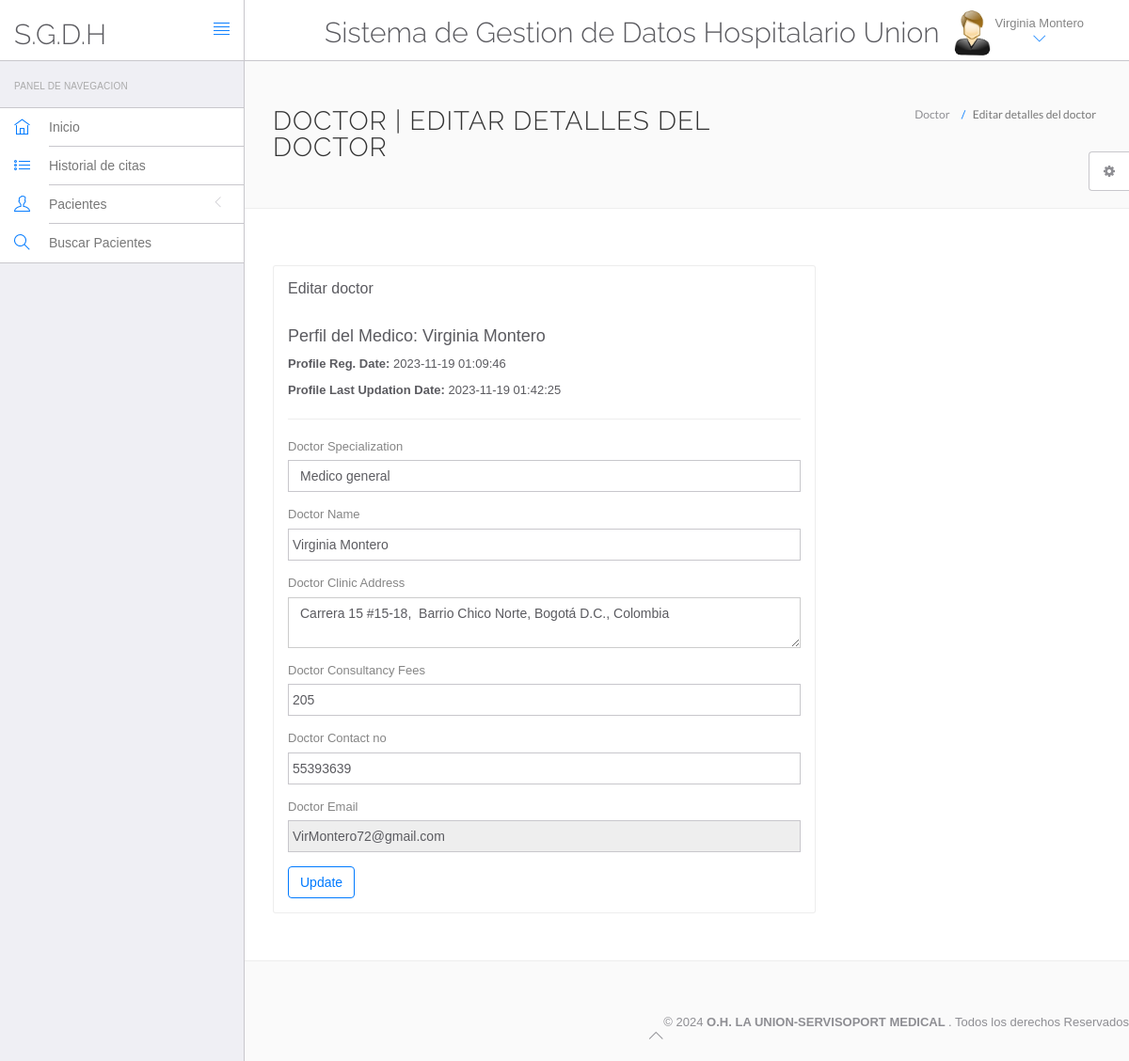
/hms/doctor/edit-profile.php (signed in), run on the app's committed database.
### tables this page shows
CREATE TABLE `doctors` (
  `id` int(11) NOT NULL,
  `specilization` varchar(255) DEFAULT NULL,
  `doctorName` varchar(255) DEFAULT NULL,
  `address` longtext,
  `docFees` varchar(255) DEFAULT NULL,
  `contactno` bigint(11) DEFAULT NULL,
  `docEmail` varchar(255) DEFAULT NULL,
  `password` varchar(255) DEFAULT NULL,
  `creationDate` timestamp NULL DEFAULT CURRENT_TIMESTAMP,
  `updationDate` timestamp NULL DEFAULT NULL ON UPDATE CURRENT_TIMESTAMP
);

### hms/doctor/edit-profile.php (the view, shortened to what this page needs)
<?php
include('include/config.php');
?>
<!DOCTYPE html>
<html lang="en">
	<head>
		<link rel="stylesheet" href="vendor/bootstrap/css/bootstrap.min.css">
		<link rel="stylesheet" href="vendor/fontawesome/css/font-awesome.min.css">
		<link rel="stylesheet" href="vendor/themify-icons/themify-icons.min.css">
		<link href="vendor/animate.css/animate.min.css" rel="stylesheet" media="screen">
		<link href="vendor/perfect-scrollbar/perfect-scrollbar.min.css" rel="stylesheet" media="screen">
		<link href="vendor/switchery/switchery.min.css" rel="stylesheet" media="screen">
		<link href="vendor/bootstrap-touchspin/jquery.bootstrap-touchspin.min.css" rel="stylesheet" media="screen">
		<link href="vendor/select2/select2.min.css" rel="stylesheet" media="screen">
		<link href="vendor/bootstrap-datepicker/bootstrap-datepicker3.standalone.min.css" rel="stylesheet" media="screen">
		<link href="vendor/bootstrap-timepicker/bootstrap-timepicker.min.css" rel="stylesheet" media="screen">
		<link rel="stylesheet" href="assets/css/styles.css">
		<link rel="stylesheet" href="assets/css/plugins.css">
		<link rel="stylesheet" href="assets/css/themes/theme-1.css" id="skin_color" />
	</head>
	<body>
		<div id="app">
<?php include('include/sidebar.php');?>
			<div class="app-content">
				<?php include('include/header.php');?>
				<div class="main-content" >
					<div class="wrap-content container" id="container">
						<section id="page-title">
							<div class="row">
								<div class="col-sm-8">
									<h1 class="mainTitle">Doctor | Editar detalles del doctor</h1>
																	</div>
								<ol class="breadcrumb">
									<li>
										<span>Doctor</span>
									</li>
									<li class="active">
										<span>Editar detalles del doctor</span>
									</li>
								</ol>
							</div>
						</section>
						<div class="container-fluid container-fullw bg-white">
							<div class="row">
								<div class="col-md-12">
									<div class="row margin-top-30">
										<div class="col-lg-8 col-md-12">
											<div class="panel panel-white">
												<div class="panel-heading">
													<h5 class="panel-title">Editar doctor</h5>
												</div>
												<div class="panel-body">
									<?php $sql=mysqli_query($con,"select * from doctors where docEmail='".$_SESSION['dlogin']."'");
while($data=mysqli_fetch_array($sql))
{
?>
<h4> Perfil del Medico: <?php echo htmlentities($data['doctorName']);?></h4>
<p><b>Profile Reg. Date: </b><?php echo htmlentities($data['creationDate']);?></p>
<?php if($data['updationDate']){?>
<p><b>Profile Last Updation Date: </b><?php echo htmlentities($data['updationDate']);?></p>
<?php } ?>
<hr />
													<form role="form" name="adddoc" method="post" onSubmit="return valid();">
														<div class="form-group">
															<label for="DoctorSpecialization">
																Doctor Specialization
															</label>
							<select name="Doctorspecialization" class="form-control" required="required">
					<option value="<?php echo htmlentities($data['specilization']);?>">
					<?php echo htmlentities($data['specilization']);?></option>
															</select>
														</div>
<div class="form-group">
															<label for="doctorname">
																 Doctor Name
															</label>
	<input type="text" name="docname" class="form-control" value="<?php echo htmlentities($data['doctorName']);?>" >
														</div>
<div class="form-group">
															<label for="address">
																 Doctor Clinic Address
															</label>
					<textarea name="clinicaddress" class="form-control"><?php echo htmlentities($data['address']);?></textarea>
														</div>
<div class="form-group">
															<label for="fess">
																 Doctor Consultancy Fees
															</label>
		<input type="text" name="docfees" class="form-control" required="required"  value="<?php echo htmlentities($data['docFees']);?>" >
														</div>
<div class="form-group">
									<label for="fess">
																 Doctor Contact no
															</label>
					<input type="text" name="doccontact" class="form-control" required="required"  value="<?php echo htmlentities($data['contactno']);?>">
														</div>
<div class="form-group">
									<label for="fess">
																 Doctor Email
															</label>
					<input type="email" name="docemail" class="form-control"  readonly="readonly"  value="<?php echo htmlentities($data['docEmail']);?>">
														</div>
														<?php } ?>
														<button type="submit" name="submit" class="btn btn-o btn-primary">
															Update
														</button>
													</form>
												</div>
											</div>
										</div>
											</div>
										</div>
								</div>
					</div>
				</div>
			</div>
	<?php include('include/footer.php');?>
	<?php include('include/setting.php');?>
		</div>
	</body>
</html>

### hms/doctor/include/header.php (shortened to what this page needs)
<header class="navbar navbar-default navbar-static-top">
					<div class="navbar-header">
						<a class="navbar-brand" href="#">
							<h2 style="padding-top:20% ">S.G.D.H</h2>
						</a>
						<a href="#" class="sidebar-toggler pull-right visible-md visible-lg" data-toggle-class="app-sidebar-closed" data-toggle-target="#app">
							<i class="ti-align-justify"></i>
						</a>
					</div>
					<div class="navbar-collapse collapse">
						<ul class="nav navbar-right">
								<li  style="padding-top:2% ">
								<h2>Sistema de Gestion de Datos Hospitalario Union</h2>
							</li>
							<li class="dropdown current-user">
								<a href class="dropdown-toggle" data-toggle="dropdown">
									<img src="assets/images/images.jpg" > <span class="username">
									<?php $query=mysqli_query($con,"select doctorName from doctors where id='".$_SESSION['id']."'");
while($row=mysqli_fetch_array($query))
{
	echo $row['doctorName'];
}
									?> <i class="ti-angle-down"></i></i></span>
								</a>
							</li>
						</ul>
					</div>
				</header>

### hms/doctor/assets/css/themes/theme-1.css (style rules this page uses)
body { background: #FAFAFA; }
header .navbar-header { background: #ffffff !important; border-right-color: #c8c7cc !important; border-bottom-color: #c8c7cc !important; }
header .navbar-header .sidebar-toggler, header .navbar-header .sidebar-mobile-toggler { color: #007aff !important; }
header .navbar-header .navbar-brand { color: #777 !important; }
header .navbar-collapse { background: #ffffff !important; border-bottom-color: #c8c7cc !important; box-shadow: none !important; }
header .navbar-collapse .navbar-right > li > a { color: #777; }
header .navbar-collapse .navbar-right > li > a i { color: #007aff !important; }

### data on the page
doctors: doctorName "Virginia Montero", creationDate "2023-11-19 01:09:46", updationDate "2023-11-19 01:42:25", Doctorspecialization "Medico general", docname "Virginia Montero", clinicaddress "Carrera 15 #15-18, Barrio Chico Norte, Bogotá D.C., Colombia", docfees "205", doccontact "55393639", docemail "VirMontero72@gmail.com"
